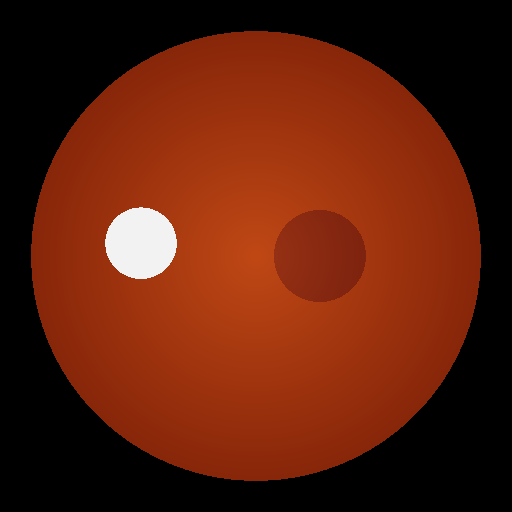
%> input picture DR-Screening-AI/sample_images/sample_stage0_normal.png, 512 x 512 px
$ octave --eval "result = preprocessImage('../sample_images/sample_stage0_normal.png');"   (GNU Octave 9; MATLAB toolbox functions it lacks are replaced by stand-ins)
%> lines starting %> are read from the running program, lines starting %| are printed output that depends on the picture; in (x1, y1, x2, y2) boxes, pixels count from 0 and x2, y2 are one past the last pixel; in counts of white or black regions, pixels touching at a corner belong together; the program's own positions count from 1
### DR-Screening-AI/preprocessing/cropFundus.m
function [cropped, bbox] = cropFundus(I)
validateattributes(I, {'uint8','uint16','single','double'}, {'nonempty'});
J = im2uint8(I);
if size(J, 3) > 3, J = J(:,:,1:3); end
gray = rgb2grayIfNeeded(J);

mask = gray > max(10, graythresh(gray) * 255 * 0.35);
mask = imfill(bwareaopen(mask, round(numel(mask) * 0.01)), 'holes');
props = regionprops(mask, 'BoundingBox', 'Area');

if isempty(props)
    cropped = J;
    bbox = [1 1 size(J, 2) size(J, 1)];
    return;
end

[~, i] = max([props.Area]);
b = props(i).BoundingBox;
pad = 0.03 * max(b(3:4));

x1 = max(1, floor(b(1) - pad));
y1 = max(1, floor(b(2) - pad));
x2 = min(size(J, 2), ceil(b(1) + b(3) + pad));
y2 = min(size(J, 1), ceil(b(2) + b(4) + pad));
w = max(1, x2 - x1);
h = max(1, y2 - y1);
bbox = [x1, y1, w, h];

cropped = imcrop(J, bbox);
end

function G = rgb2grayIfNeeded(I)
if size(I, 3) == 1
    G = I;
else
    if size(I, 3) > 3, I = I(:,:,1:3); end
    if exist('rgb2gray', 'file') == 2 || exist('rgb2gray', 'builtin') == 5
        G = rgb2gray(I);
    else
        Id = im2double(I);
        G = 0.2989 * Id(:,:,1) + 0.5870 * Id(:,:,2) + 0.1140 * Id(:,:,3);
    end
end
end

### DR-Screening-AI/preprocessing/enhanceFundus.m
function I = enhanceFundus(I)
% ENHANCEFUNDUS Enhances fundus contrast using adaptive histogram equalization in LAB space
I = im2uint8(I);
if size(I, 3) == 1
    I = repmat(I, 1, 1, 3);
end

lab = rgb2lab(I);
L = lab(:, :, 1) / 100;
L_eq = adapthisteq(L, 'NumTiles', [8 8], 'ClipLimit', 0.02) * 100;
lab(:, :, 1) = L_eq;

% Convert LAB back to RGB (standard MATLAB syntax without invalid parameter)
rgb = lab2rgb(lab);
I = im2uint8(max(0, min(1, rgb)));
end

### DR-Screening-AI/preprocessing/normalizeImage.m
function I = normalizeImage(I, inputSize)
if nargin < 2, inputSize = [224 224 3]; end
if size(I,3)==1, I = repmat(I,1,1,3); end
if size(I,3)>3, I = I(:,:,1:3); end
I = im2single(imresize(I,inputSize(1:2)));
end

### DR-Screening-AI/preprocessing/preprocessImage.m
function [processed, meta] = preprocessImage(input, inputSize)
%> called with input = '../sample_images/sample_stage0_normal.png'
if nargin < 2, inputSize = [224 224 3]; end
if ischar(input) || isstring(input), I = imread(input); else, I = input; end
%> in preprocessImage, I is the input picture: size 512x512x3 uint8; mean R, G, B 93.5, 32, 11.3
validateattributes(I, {'uint8','uint16','single','double'}, {'nonempty','finite'});
if ndims(I) > 3 || (ndims(I)==3 && size(I,3)~=1 && size(I,3)~=3 && size(I,3)~=4), error('preprocessImage:Channels','Expected grayscale, RGB, or RGBA image.'); end
if size(I,3)==4, I = I(:,:,1:3); end
[cropped,bbox] = cropFundus(I); enhanced = enhanceFundus(cropped); processed = normalizeImage(enhanced,inputSize);
%> in rgb2grayIfNeeded, `G = rgb2gray(I);`:
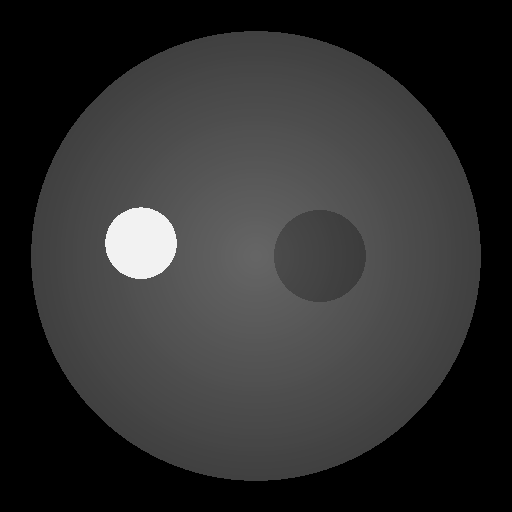
%> G: size 512x512 uint8; min 0, max 242, mean 48
%> in cropFundus, `mask = gray > max(10, graythresh(gray) * 255 * 0.35);`:
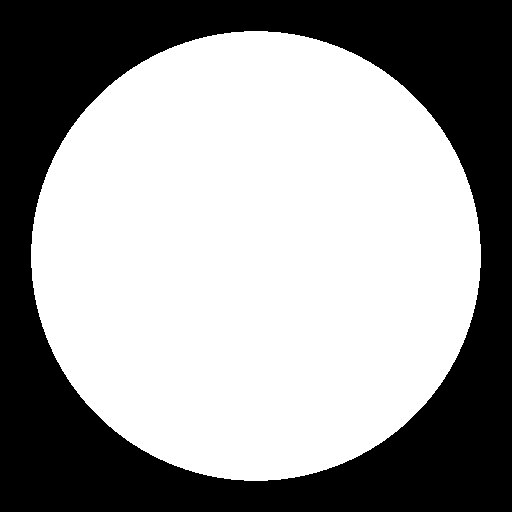
%> mask: size 512x512 logical; 60.6% white; 1 black region
%> in cropFundus, `props = regionprops(mask, 'BoundingBox', 'Area');`: props = 1 region; box (x1, y1, x2, y2) and Area: (31, 31, 481, 481) 158836
%> in cropFundus, `[~, i] = max([props.Area]);`: i = 1
%> in cropFundus, `b = props(i).BoundingBox;`: b = [31.5 31.5 450 450]
%> in cropFundus, `pad = 0.03 * max(b(3:4));`: pad = 13.5
%> in cropFundus, `x1 = max(1, floor(b(1) - pad));`: x1 = 18
%> in cropFundus, `x2 = min(size(J, 2), ceil(b(1) + b(3) + pad));`: x2 = 495
%> in cropFundus, `w = max(1, x2 - x1);`: w = 477
%> in cropFundus, `bbox = [x1, y1, w, h];`: bbox = [18 18 477 477]
%> in cropFundus, `cropped = imcrop(J, bbox);`:
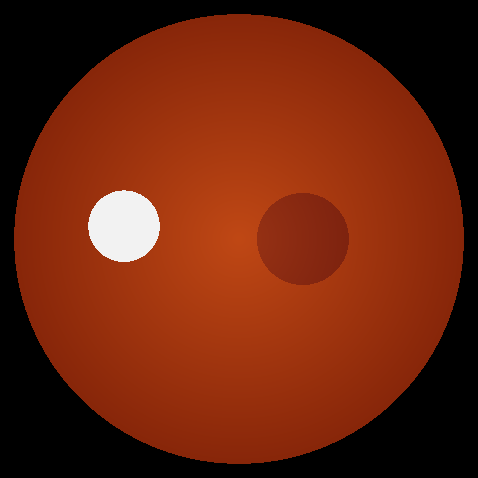
%> cropped: size 478x478x3 uint8; mean R, G, B 107.2, 36.8, 13
%> after `[cropped,bbox] = cropFundus(I)`: bbox = [18 18 477 477]
%> in enhanceFundus, `lab = rgb2lab(I);`: lab: size 478x478x3 double; mean of channels 1, 2, 3 25.8, 28.4, 29
%> in enhanceFundus, `L = lab(:, :, 1) / 100;`:
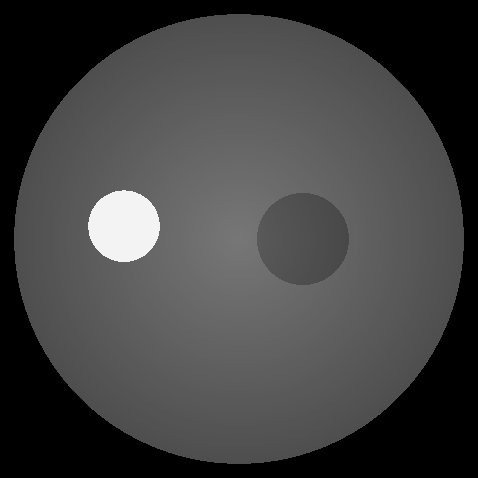
%> L: size 478x478 double; min 0, max 0.955, mean 0.258
%> in enhanceFundus, `L_eq = adapthisteq(L, 'NumTiles', [8 8], 'ClipLimit', 0.02) * 100;`:
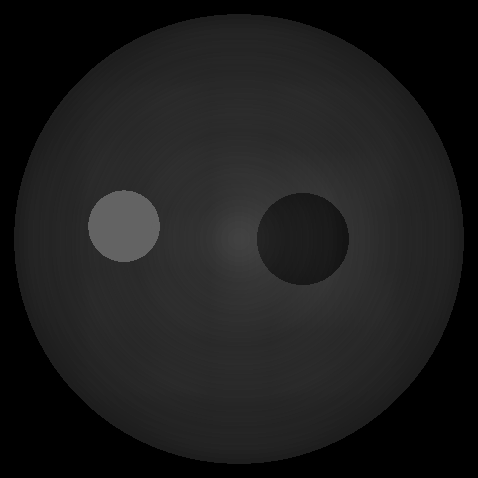
%> L_eq: size 478x478 double; min 0, max 100, mean 28.7
%> in enhanceFundus, `lab(:, :, 1) = L_eq;`: lab: size 478x478x3 double; mean of channels 1, 2, 3 28.7, 28.4, 29
%> in enhanceFundus, `rgb = lab2rgb(lab);`:
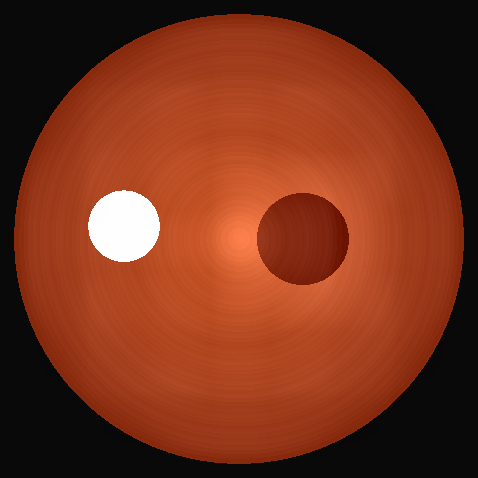
%> rgb: size 478x478x3 double; mean R, G, B 0.456, 0.175, 0.08; drawn with min black and max white
meta.originalSize = size(I); meta.cropBoundingBox = bbox; meta.displayImage = enhanced;
%> after `meta.originalSize = size(I)`: meta.originalSize = [512 512 3]
%> after `meta.cropBoundingBox = bbox`: meta.cropBoundingBox = [18 18 477 477]
end
